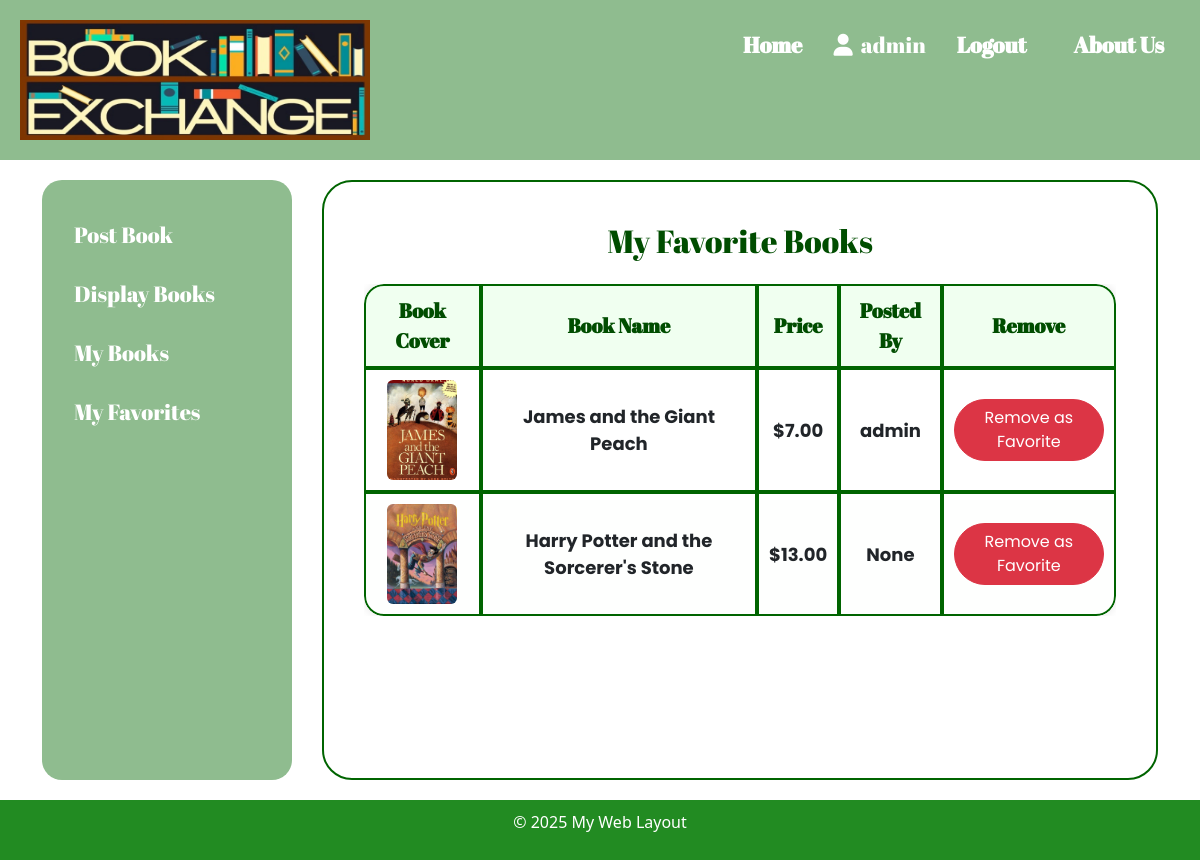
The page /favorites/ (signed in) on the database its author committed.
### bookMng/models.py (models this page shows, shortened)
class Book(models.Model):
    name = models.CharField(max_length=200)
    web = models.URLField(max_length=300)
    price = models.DecimalField(decimal_places=2, max_digits=8)
    publishdate = models.DateField(auto_now=True)
    picture = models.FileField(upload_to='bookEx/static/uploads')
    pic_path = models.CharField(max_length=300, editable=False, blank=True)
    username = models.ForeignKey(User, blank=True, null=True, on_delete=models.CASCADE)

### bookMng/views.py (the view)
# urls.py: path('favorites/', views.my_favorites, name='my_favorites'),
@login_required(login_url='/accounts/login/')
def my_favorites(request):
    favorites = Favorite.objects.filter(user=request.user).select_related('book')
    books = [fav.book for fav in favorites]
    for b in books:
        b.pic_path = b.picture.url[14:]
    return render(request,
                  'bookMng/my_favorites.html',
                  {
                      'item_list': MainMenu.objects.all(),
                      'books': books
                  })

### bookEx/templates/bookMng/my_favorites.html (shortened to what this page needs)
{% extends "base.html" %}
{% load static %}
{% block content %}
<h2 class="text-center mb-4">My Favorite Books</h2>
<div class="table-container" style="overflow-x: auto;">
    <table class="book-table">
        <thead>
            <tr>
                <th>Book Cover</th>
                <th>Book Name</th>
                <th>Price</th>
                <th>Posted By</th>
                <th>Remove</th>
            </tr>
        </thead>
        <tbody>
            {% if books %}
                {% for book in books %}
                <tr>
                    <td>
                        <img src="{% static book.pic_path %}" alt="{{ book.name }}" width="70" height="100" style="object-fit: cover; border-radius: 6px;">
                    </td>
                    <td>
                        <a href="{% url 'book_detail' book.id %}" class="text-decoration-none text-dark fw-bold">
                            {{ book.name }}
                        </a>
                    </td>
                    <td>${{ book.price }}</td>
                    <td>{{ book.username }}</td>
                    <td>
                        <form method="post" action="{% url 'remove_favorites' book.id %}" onsubmit="return confirm('Are you sure you want to remove this book from your favorites?');">
                            <button type="submit" class="btn btn-danger">Remove as Favorite</button>
                        </form>
                    </td>
                </tr>
                {% endfor %}
            {% else %}
                <tr>
                    <td colspan="5" class="text-center text-muted">No books favorited.</td>
                </tr>
            {% endif %}
        </tbody>
    </table>
</div>
{% endblock content %}

### bookEx/templates/base.html (shortened to what this page needs)
{% load static %}
<!DOCTYPE html>
<html lang="en">
<head>
    <link rel="stylesheet" href="{% static 'base.css' %}" type="text/css">
    <link rel="stylesheet" href="https://cdnjs.cloudflare.com/ajax/libs/font-awesome/6.5.0/css/all.min.css">
    <link href="https://cdn.jsdelivr.net/npm/bootstrap@5.3.0/dist/css/bootstrap.min.css" rel="stylesheet">
</head>
<body>
    <header>
            <div class="banner">
                <img src="{% static 'book_banner.jpeg' %}" alt="Banner">
            </div>
        <div class="auth-controls">
            <a href="/">Home</a>
            {% if user.is_authenticated %}
                <span class="nav-user">
                    <i class="fas fa-user"></i> {{ user.username }}
                </span>
                <form action="{% url 'logout' %}?next=/" method="post" style="display:inline;">
                    <button type="submit">Logout</button>
                </form>
            {% else %}
                <span class="nav-user no-icon">Not Logged In</span>
                <a href="{% url 'login' %}?next=/">Login</a>
            {% endif %}
            <a href="{% url 'about_us' %}" class="about-us-btn">About Us</a>
        </div>
    </header>
    <div class="container">
        <nav class="sidebar" id="sidebar">
            <ul class="sidebar-links">
                <li><a href="{% url 'postbook' %}">Post Book</a></li>
                <li><a href="{% url 'displaybooks' %}">Display Books</a></li>
                <li><a href="{% url 'mybooks' %}">My Books</a></li>
                <li><a href="{% url 'my_favorites' %}">My Favorites</a></li>
            </ul>
        </nav>
        <main class="content">
            {% block content %}
            {% endblock content %}
        </main>
    </div>
    <footer>
        <p>&copy; 2025 My Web Layout</p>
    </footer>
</body>
</html>

### bookEx/static/base.css (style rules this page uses)
body { background: url("/static/forest_gif.gif") no-repeat center fixed; background-size: cover; font-family: 'Poppins', sans-serif; font-size: 22px; margin: 0; padding: 0; font-weight: bold; }
h1, h2, h3, h4, h5, h6, .banner h1 { font-family: 'Abril Fatface', serif !important; font-weight: normal !important; color: #004d00 !important; }
header { background-color: darkseagreen; color: white; padding: 20px 20px 20px 20px; display: flex; flex-wrap: wrap; justify-content: space-between; align-items: flex-start; }
.banner img { height: 120px; width: 350px; }
.auth-controls { display: flex; flex-wrap: wrap; gap: 15px; align-items: center; justify-content: flex-end; margin-left: auto; }
.auth-controls a, .auth-controls button, .about-us-btn { color: white; background: none; border: none; font-size: 22px; font-weight: bold; font-family: 'Abril Fatface', serif; text-decoration: none; padding: 8px 16px; border-radius: 50px; transition: background-color 0.3s ease, color 0.3s ease; }
.nav-user { color: white; font-size: 22px; font-family: 'Abril Fatface', serif; display: flex; align-items: center; gap: 8px; }
.container { display: flex; align-items: stretch; min-height: calc(100vh - 160px); padding: 20px; box-sizing: border-box; gap: 30px; }
.sidebar { background-color: darkseagreen; color: white; width: 250px; min-height: 600px; padding: 20px 20px 20px 16px; border-radius: 20px; box-sizing: border-box; flex-shrink: 0; }
.sidebar-links { display: block; }
.sidebar ul, .sidebar-links { list-style-type: none; padding: 0; margin: 0; }
.sidebar-links li { margin: 10px 0; }
.sidebar-links li a { color: white; text-decoration: none; font-size: 22px; font-family: 'Abril Fatface', serif; border-radius: 50px; padding: 8px 16px; display: inline-block; transition: background-color 0.3s ease; }
.content { flex-grow: 1; background-color: rgba(255, 255, 255, 0.85); border-radius: 30px; border: 2px solid darkgreen; padding: 40px; box-sizing: border-box; overflow-y: auto; }
input[type="submit"], button, .btn { border-radius: 50px !important; padding: 10px 30px; font-size: 18px; font-weight: bold; transition: background-color 0.3s ease; }
table.book-table { width: 100%; border-collapse: separate; border-spacing: 0; font-family: 'Poppins', sans-serif; font-size: 18px; border-radius: 20px; overflow: hidden; box-shadow: 0 0 10px rgba(0,0,0,0.1); }
table.book-table th, table.book-table td { padding: 10px; text-align: center; font-weight: bold; background-color: rgba(255, 255, 255, 0.9); border: 2px solid darkgreen; }
table.book-table tr:first-child th:first-child { border-top-left-radius: 20px; background-color: honeydew; }
table.book-table tr:first-child th:last-child { border-top-right-radius: 20px; background-color: honeydew; }
table.book-table tr:last-child td:first-child { border-bottom-left-radius: 20px; }
table.book-table tr:last-child td:last-child { border-bottom-right-radius: 20px; }
table.book-table th { background-color: honeydew; font-family: 'Abril Fatface', serif; font-size: 20px; color: #004d00; }
.book-table tr:nth-child(even) { background-color: #f8fff8; }
footer { background-color: #228B22; color: white; text-align: center; padding: 10px 0; }

### rows shown on the page
Book: shows a picture, name "James and the Giant Peach", price "7.00", username "admin"
Book: shows a picture, name "Harry Potter and the Sorcerer's Stone", price "13.00", username "None"

### other values the page prints
{{ user.username }} "admin"
